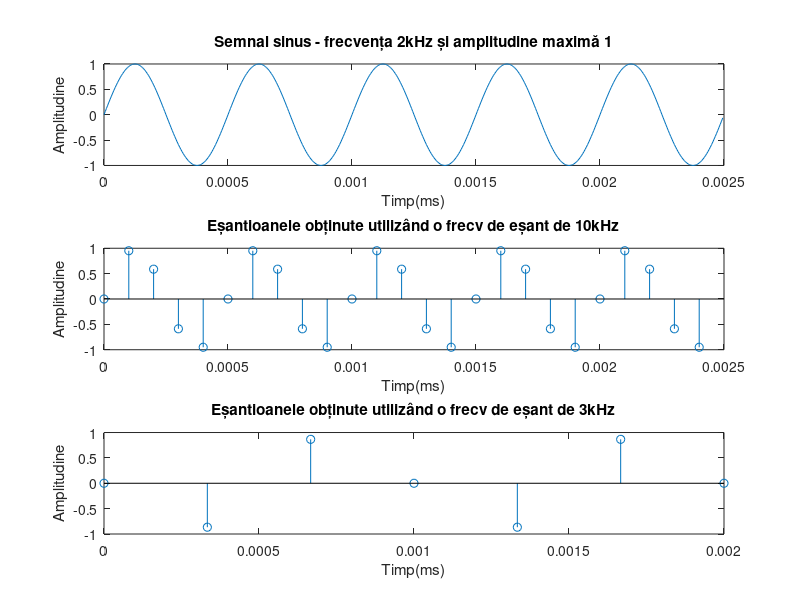

Reproduce this figure in MATLAB.
% Laborator Interferențe și Perturbații
% 28 Februarie 2022

% Ex 2
%Generarea unui semnal sinusoidal cu o frecv f=2kHz
clc;
clear;

%setarea frecvenței
frecv = 2000;

%calculul perioadei [s]
Tsemnal = 1/frecv;

%stabilirea frecv de eșantionare
Fs = 100*frecv;

%calculul perioadei [s]
Tesant = 1/Fs;

%număr perioade
nrPerioade = 5;

%Setarea bazei de timp
t = 0:Tesant:Tsemnal*nrPerioade;

%definirea semnalului sin
y = sin(2*pi*frecv*t);

%afișarea semnalului sin generat
lungime_plot = nrPerioade*(Fs/frecv);
figure
subplot(3,1,1)
plot(t(1:lungime_plot),y(1:lungime_plot))
xlabel('Timp(ms)')
ylabel('Amplitudine')
title('Semnal sinus - frecvența 2kHz și amplitudine maximă 1')

%Eșantionarea și afișarea eșantioanelor după eșant cu f1=10kHz
f1 = 10000; %frecv de eșantionare 10kHz
lungime_plot1 = nrPerioade*(f1/frecv);
t1 = 0:1/f1:Tsemnal*nrPerioade;
x1 = sin(2*pi*frecv*t1);
subplot(3,1,2)
stem(t1(1:lungime_plot1),x1(1:lungime_plot1))
xlabel('Timp(ms)')
ylabel('Amplitudine')
title('Eșantioanele obținute utilizând o frecv de eșant de 10kHz')

%Eșantionarea și afișarea eșantioanelor după eșant cu f2=3kHz
f2 = 3000; %frecv de eșantionare 3kHz
lungime_plot2 = nrPerioade*(f2/frecv);
t2 = 0:1/f2:Tsemnal*nrPerioade;
x2 = sin(2*pi*frecv*t2);
subplot(3,1,3)
stem(t2(1:lungime_plot2),x2(1:lungime_plot2))
xlabel('Timp(ms)')
ylabel('Amplitudine')
title('Eșantioanele obținute utilizând o frecv de eșant de 3kHz')
